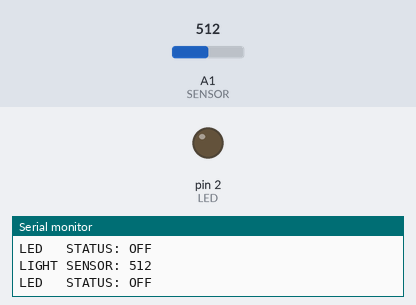
Recording of a sketch running on a simulated Arduino Uno, built with avr-gcc and run on an emulated ATmega328P. On the bench: output pins drawn as LEDs (lit = HIGH), the last lines printed to the serial monitor. The test bench sets the inputs (shaded band); at power-on: A1 (SENSOR) = 512.

Above: at 1.2 s.
1.3 s: A1 (SENSOR) set to 488
At 2.5 s:
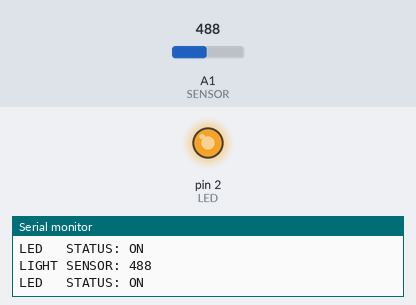
2.8 s: A1 (SENSOR) set to 511
At 3.2 s:
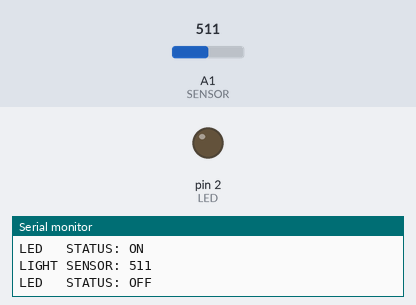
Timing chart, 0 to 5.8 s (numbered marks = the images above; inputs shaded):
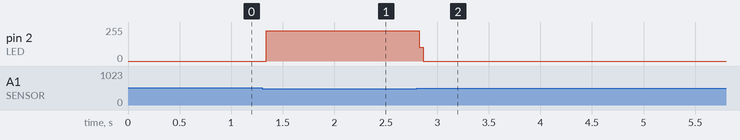

The sketch:

code.ino
```cpp
// C++ code
//
/*
  Fade
  This example shows how to fade an LED on pin 9
  using the analogWrite() function.

  The analogWrite() function uses PWM, so if  you
  want to change the pin you're using, be  sure to
  use another PWM capable pin. On most  Arduino,
  the PWM pins are identified with   a "~" sign,
  like ~3, ~5, ~6, ~9, ~10 and ~11.
*/

#define LED 2
#define SENSOR A1

int LED_ACTIVATION_VALUE = 500;
int SERIAL_OUTPUT_FREQUENCY = 500;
int counter = 0;
int status = 0;

void setup()
{
  pinMode(LED, OUTPUT);
  Serial.begin(9600);
}

void loop()
{
  	long start_time = micros();


  	digitalWrite(LED, LOW);
  	int value = analogRead(SENSOR);

  if(value >= LED_ACTIVATION_VALUE ){
    digitalWrite(LED, LOW);
  	status = 1;
  }
  else{
    digitalWrite(LED, HIGH);
    status = 0;
  }

  if (counter % SERIAL_OUTPUT_FREQUENCY == 0){
    Serial.print("LIGHT SENSOR: ");
    Serial.print(value);
    Serial.println();

    Serial.print("LED   STATUS: ");
    if (status) Serial.print("OFF");
    else Serial.print("ON");
    Serial.println();
  }

  long end_time = micros();
  if ((1000 - (end_time - start_time)) > 0)delayMicroseconds(1000 - (end_time - start_time));
  counter++;
}
```

Measured:
- the behaviour switches between 500 and 499 on A1 (SENSOR) (found by bisection; images 0 and 1)
- after the input at 1.3 s, pin 2 (LED): 0/255 → 228/255 at once
- after the input at 2.8 s, pin 2 (LED): 228/255 → 0/255 at once
